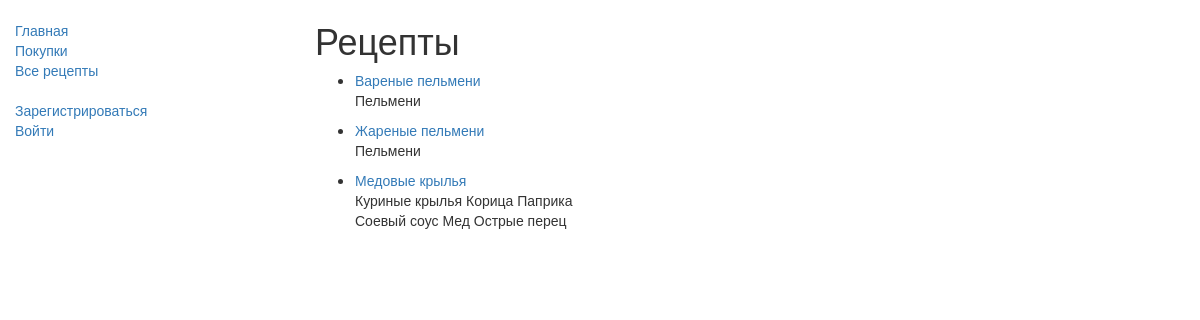
/recepies/, run on the app's committed database.
### Avos_Ka/models.py (models this page shows, shortened)
class Recepie(models.Model):
    title = models.CharField(max_length=200, null=True,)
    recepie_products = models.OneToOneField(ProductList, on_delete=models.SET_NULL, null=True,)
    describe = models.TextField(null=True,)
    author = models.ForeignKey(User, on_delete=models.SET_NULL, null=True, blank=True)
    def get_absolute_url(self):
        return reverse('recepie-detail', args=[str(self.id)])
    def display_title(self):
        return self.title
    def display_recepie_products(self):
        return self.recepie_products.display_product_list()

class ProductList(models.Model):
    title = models.CharField(max_length=200)
    product_list = models.ManyToManyField(Product, through="Amount")
    def display_product_list(self):
        show_list = ''
        for product in self.product_list.all():
            show_list += f"{product.display_name()}\n"
        return show_list

class Product(models.Model):
    name = models.CharField(max_length=200, null=True,)
    measure = models.ForeignKey(Measurment, on_delete=models.CASCADE, null=True)
    def display_name(self):
        return f"{self.name}"

### Recepies/views.py (the view)
class RecepieListView(generic.ListView):
    model = Recepie
    template_name = "./Recepies/recepie_list.html"

### templates/Recepies/recepie_list.html
{% extends "homepage/homepage.html" %}
{% block content %}
    <h1>Рецепты</h1>
    {% if recepie_list %}
    <ul>
      {% for recepie in recepie_list %}
      <li>
        <a href="{{ recepie.get_absolute_url }}">{{ recepie.display_title }}</a>
          <br>
          <p>{{ recepie.display_recepie_products }}</p>
      </li>
      {% endfor %}
    </ul>
    {% else %}
      <p>Здесь пусто, но скоро здесь будет много рецептов!</p>
    {% endif %}
{% endblock %}

### data on the page
Recepie: display_title "Вареные пельмени", display_recepie_products "Пельмени"
Recepie: display_title "Жареные пельмени", display_recepie_products "Пельмени"
Recepie: display_title "Медовые крылья", display_recepie_products "Куриные крылья Корица Паприка Соевый соус Мед Острые перец"
